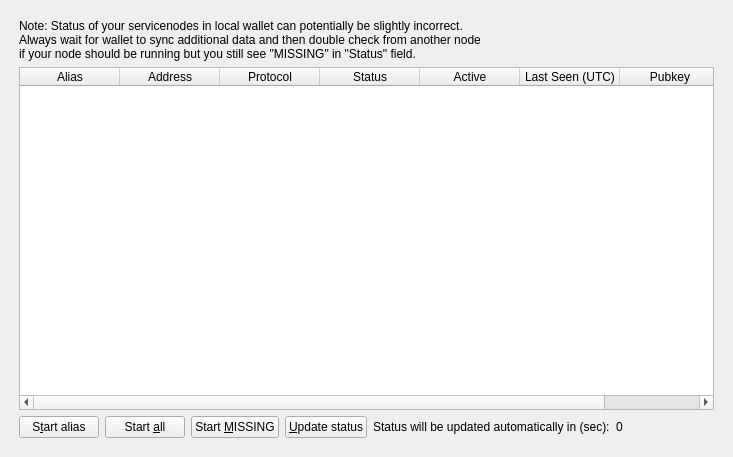
<?xml version="1.0" encoding="UTF-8"?>
<ui version="4.0">
 <class>ServicenodeList</class>
 <widget class="QWidget" name="ServicenodeList">
  <property name="geometry">
   <rect>
    <x>0</x>
    <y>0</y>
    <width>723</width>
    <height>457</height>
   </rect>
  </property>
  <property name="windowTitle">
   <string>Form</string>
  </property>
  <layout class="QVBoxLayout" name="topLayout">
   <property name="leftMargin">
    <number>10</number>
   </property>
   <property name="topMargin">
    <number>10</number>
   </property>
   <property name="rightMargin">
    <number>10</number>
   </property>
   <property name="bottomMargin">
    <number>10</number>
   </property>
    <item>
     <widget class="QWidget" name="tabMyServicenodes">
      <attribute name="title">
       <string>My Servicenodes</string>
      </attribute>
      <layout class="QGridLayout" name="gridLayout_2">
       <item row="0" column="0">
        <layout class="QVBoxLayout" name="verticalLayout_2">
         <property name="bottomMargin">
          <number>0</number>
         </property>
         <item>
          <layout class="QHBoxLayout" name="horizontalLayout_note">
           <property name="bottomMargin">
            <number>0</number>
           </property>
           <item>
            <widget class="QLabel" name="updateNote">
             <property name="text">
              <string>Note: Status of your servicenodes in local wallet can potentially be slightly incorrect.&lt;br /&gt;Always wait for wallet to sync additional data and then double check from another node&lt;br /&gt;if your node should be running but you still see &quot;MISSING&quot; in &quot;Status&quot; field.</string>
             </property>
            </widget>
           </item>
          </layout>
         </item>
         <item>
          <widget class="QTableWidget" name="tableWidgetMyServicenodes">
           <property name="minimumSize">
            <size>
             <width>695</width>
             <height>0</height>
            </size>
           </property>
           <property name="palette">
            <palette>
             <active>
              <colorrole role="Text">
               <brush brushstyle="SolidPattern">
                <color alpha="255">
                 <red>51</red>
                 <green>51</green>
                 <blue>51</blue>
                </color>
               </brush>
              </colorrole>
             </active>
             <inactive>
              <colorrole role="Text">
               <brush brushstyle="SolidPattern">
                <color alpha="255">
                 <red>51</red>
                 <green>51</green>
                 <blue>51</blue>
                </color>
               </brush>
              </colorrole>
             </inactive>
             <disabled>
              <colorrole role="Text">
               <brush brushstyle="SolidPattern">
                <color alpha="255">
                 <red>85</red>
                 <green>85</green>
                 <blue>85</blue>
                </color>
               </brush>
              </colorrole>
             </disabled>
            </palette>
           </property>
           <property name="editTriggers">
            <set>QAbstractItemView::NoEditTriggers</set>
           </property>
           <property name="alternatingRowColors">
            <bool>true</bool>
           </property>
           <property name="selectionMode">
            <enum>QAbstractItemView::SingleSelection</enum>
           </property>
           <property name="selectionBehavior">
            <enum>QAbstractItemView::SelectRows</enum>
           </property>
           <property name="sortingEnabled">
            <bool>true</bool>
           </property>
           <attribute name="horizontalHeaderStretchLastSection">
            <bool>true</bool>
           </attribute>
           <attribute name="ResizeMode">
            <enum>QHeaderView::Interactive</enum>
           </attribute>
           <column>
            <property name="text">
             <string>Alias</string>
            </property>
           </column>
           <column>
            <property name="text">
             <string>Address</string>
            </property>
           </column>
           <column>
            <property name="text">
             <string>Protocol</string>
            </property>
           </column>
           <column>
            <property name="text">
             <string>Status</string>
            </property>
           </column>
           <column>
            <property name="text">
             <string>Active</string>
            </property>
           </column>
           <column>
            <property name="text">
             <string>Last Seen (UTC)</string>
            </property>
           </column>
           <column>
            <property name="text">
             <string>Pubkey</string>
            </property>
           </column>
          </widget>
         </item>
         <item>
          <layout class="QHBoxLayout" name="horizontalLayout_5">
           <property name="bottomMargin">
            <number>0</number>
           </property>
           <item>
            <widget class="QPushButton" name="startButton">
             <property name="text">
              <string>S&amp;tart alias</string>
             </property>
            </widget>
           </item>
           <item>
            <widget class="QPushButton" name="startAllButton">
             <property name="text">
              <string>Start &amp;all</string>
             </property>
            </widget>
           </item>
           <item>
            <widget class="QPushButton" name="startMissingButton">
             <property name="text">
              <string>Start &amp;MISSING</string>
             </property>
            </widget>
           </item>
           <item>
            <widget class="QPushButton" name="UpdateButton">
             <property name="text">
              <string>&amp;Update status</string>
             </property>
            </widget>
           </item>
           <item>
            <widget class="QLabel" name="autoupdate_label">
             <property name="text">
              <string>Status will be updated automatically in (sec):</string>
             </property>
            </widget>
           </item>
           <item>
            <widget class="QLabel" name="secondsLabel">
             <property name="text">
              <string>0</string>
             </property>
            </widget>
           </item>
           <item>
            <spacer name="horizontalSpacer_5">
             <property name="orientation">
              <enum>Qt::Horizontal</enum>
             </property>
             <property name="sizeHint" stdset="0">
              <size>
               <width>40</width>
               <height>20</height>
              </size>
             </property>
            </spacer>
           </item>
          </layout>
         </item>
        </layout>
       </item>
      </layout>
     </widget>
    </item>
  </layout>
 </widget>
 <resources/>
 <connections/>
</ui>
